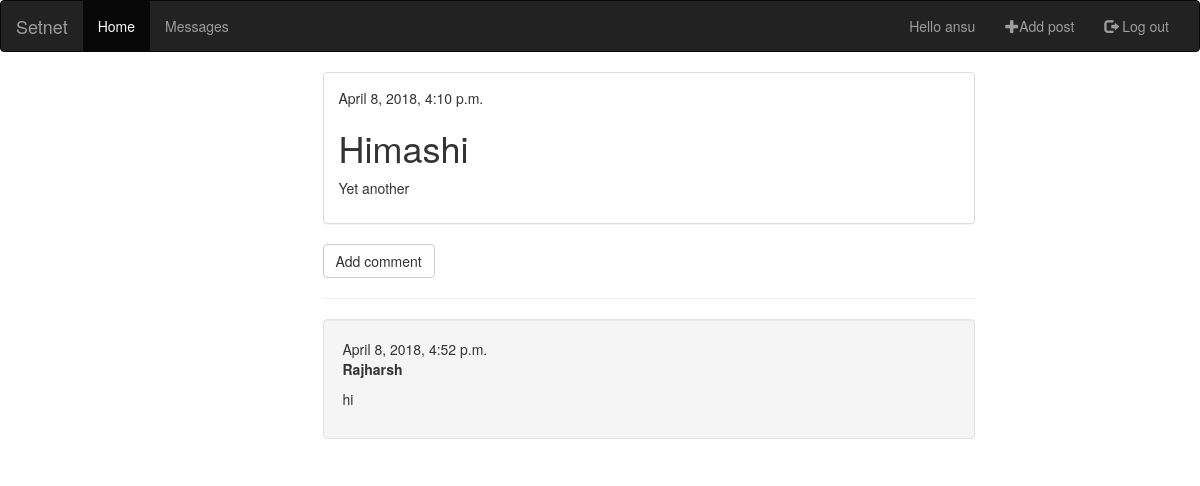
/post/10/ (signed in), run on the app's committed database.
### upost/models.py (models this page shows, shortened)
class Post(models.Model):
    user = models.ForeignKey('auth.User', on_delete=models.CASCADE)
    text = models.TextField()
    created = models.DateTimeField(auto_now_add=True)
    modified = models.DateTimeField(auto_now=True)

class Comment(models.Model):
    post = models.ForeignKey(Post, related_name='comments', on_delete=models.CASCADE)
    user = models.ForeignKey('auth.User', on_delete=models.CASCADE)
    text = models.TextField()
    created = models.DateTimeField(auto_now_add=True)

### upost/views.py (the view)
# urls.py: path('post/<int:pk>/', views.post_detail, name='post_detail'),
def post_detail(request, pk):
    post = get_object_or_404(Post, pk=pk)
    return render(request, 'upost/post_detail.html', {'post': post})

### upost/templates/upost/post_detail.html (shortened to what this page needs)
{% extends 'upost/base.html' %}
{% block content %}
    <div class="row">
        <div class="col-sm-12">
            <div class="panel panel-default text-left">
                <div class="panel-body">
                    <div class="post">
                        <div class="date">
                            {{ post.created }}
                        </div>
                        <h1>{{ post.user.first_name }}</h1>
                        <p>{{ post.text|linebreaksbr }}</p>
                    </div>
                </div>
            </div>
        </div>
    </div>
    <a class="btn btn-default" href="{% url 'comment_add' pk=post.pk %}">Add comment</a> <hr>
    {% for comment in post.comments.all %}
        {% if user.is_authenticated %}
            <div class="row">
                <div class="col-sm-12">
                    <div class="well">
                        <div class="comment">
                            <div class="date">
                                {{ comment.created }}
                            </div>
                            <strong>{{ comment.user.first_name }}</strong>
                            <p>{{ comment.text|linebreaks }}</p>
                        </div>
                    </div>
                </div>
            </div>
        {% endif %}
    {% empty %}
        <p>No comments here yet :(</p>
    {% endfor %}
{% endblock %}

### upost/templates/upost/base.html (shortened to what this page needs)
{% load staticfiles %}
<html>
    <head>
		<link rel="stylesheet" href="https://maxcdn.bootstrapcdn.com/bootstrap/3.3.7/css/bootstrap.min.css">
    </head>
    <body>
    	<nav class="navbar navbar-inverse">
		  <div class="container-fluid">
		    <div class="navbar-header">
		      <a class="navbar-brand" href="/">Setnet</a>
		    </div>
		    <div class="collapse navbar-collapse" id="myNavbar">
		      <ul class="nav navbar-nav">
		        <li class="active"><a href="/">Home</a></li>
		        <li><a href="/">Messages</a></li>
		      </ul>
		      <ul class="nav navbar-nav navbar-right">
		      	{% if user.is_authenticated %}
		      	  <li><a href="{% url 'profile' %}">Hello {{ user.username }}</a></li>
		      	  <li><a href="{% url 'post_new' %}" class="top-menu"><span class="glyphicon glyphicon-plus"></span>Add post</a></li>
			      <li><a href="{% url 'logout' %}"><span class="glyphicon glyphicon-log-out"></span> Log out</a></li>
		      	{% else %}
		          <li><a href="{% url 'register' %}"><span class="glyphicon glyphicon-user"></span> Sign Up</a></li>
		          <li><a href="{% url 'login' %}"><span class="glyphicon glyphicon-log-in"></span> Log In</a></li>
		        {% endif %}
		      </ul>
		    </div>
		  </div>
		</nav>
		<div class="container">
		  <div class="row">
		    <div class="col-sm-offset-3 col-sm-7">
            {% block content %}
            {% endblock %}
		  </div>
		</div>
	  </div>
	</body>
</html>

### data on the page
Post: created "April 8, 2018, 4:10 p.m.", user.first_name "Himashi", text "Yet another"
Comment: created "April 8, 2018, 4:52 p.m.", user.first_name "Rajharsh", text "hi"

### other printed values
{{ user.username }} "ansu"
